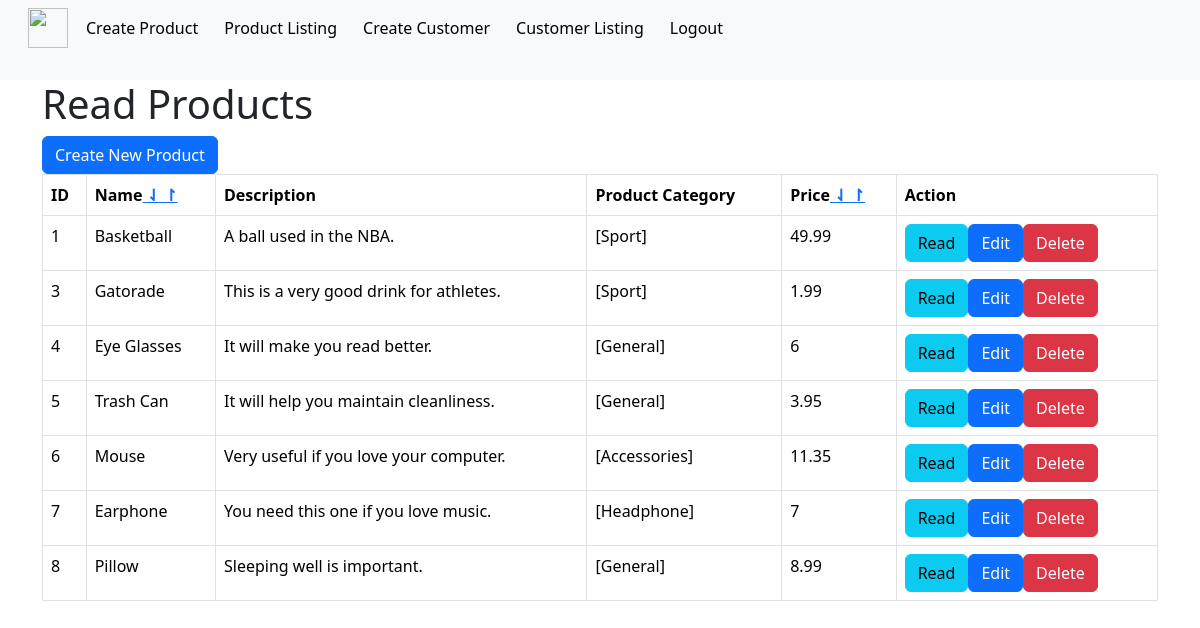
Page /product_listing.php (signed in) on the committed database.
### tables this page shows
CREATE TABLE IF NOT EXISTS `products` (
  `id` int NOT NULL AUTO_INCREMENT,
  `name` varchar(128) NOT NULL,
  `description` text NOT NULL,
  `product_cat` int NOT NULL,
  `price` double NOT NULL,
  `promotion_price` double NOT NULL,
  `manufacture_date` date NOT NULL,
  `expired_date` date NOT NULL,
  `created` datetime NOT NULL,
  `modified` timestamp NOT NULL DEFAULT CURRENT_TIMESTAMP ON UPDATE CURRENT_TIMESTAMP,
  PRIMARY KEY (`id`)
);

CREATE TABLE IF NOT EXISTS `product_cat` (
  `product_cat_id` int NOT NULL,
  `product_cat_name` varchar(128) NOT NULL,
  `product_cat_description` text NOT NULL,
  PRIMARY KEY (`product_cat_id`)
);

### product_listing.php (the view, shortened to what this page needs)
<!DOCTYPE HTML>
<?php
include 'menu.php';
?>
<html>
<head>
    <link href="https://cdn.jsdelivr.net/npm/bootstrap@5.3.3/dist/css/bootstrap.min.css" rel="stylesheet">
</head>
<body>
    <div class="container">
        <div class="page-header">
            <h1>Read Products</h1>
        </div>
        <?php
        $sort = isset($_GET['sort']) ? $_GET['sort'] : 'id';
        $ascdesc = isset($_GET['ascordesc']) ? $_GET['ascordesc'] : 'asc';
        include 'config/database.php';
        $query = "SELECT id, name, description, price, product_cat_name FROM products INNER JOIN product_cat ON products.product_cat = product_cat_id ORDER BY $sort $ascdesc";
        $stmt = $con->prepare($query);
        $stmt->execute();
        echo "<a href='product_create.php' class='btn btn-primary m-b-1em'>Create New Product</a>";
        $num = $stmt->rowCount();
        if ($num > 0) {
            echo "<table class='table table-hover table-responsive table-bordered'>";
            echo "<tr>";
            echo "<th>ID</th>";
            echo "<th>Name<a href='?ascordesc=asc&sort=name'> ⇃ </a><a href='?ascordesc=desc&sort=name'> ↾ </a></th>";
            echo "<th>Description</th>";
            echo "<th>Product Category</th>";
            echo "<th>Price<a href='?ascordesc=asc&sort=Price'> ⇃ </a><a href='?ascordesc=desc&sort=Price'> ↾ </a></th>";
            echo "<th>Action</th>";
            echo "</tr>";
            while ($row = $stmt->fetch(PDO::FETCH_ASSOC)) {
                extract($row);
                echo "<tr>";
                echo "<td>{$id}</td>";
                echo "<td>{$name}</td>";
                echo "<td>{$description}</td>";
                echo "<td>[$product_cat_name]</td>";
                echo "<td>{$price}</td>";
                echo "<td>";
                echo "<a href='product_details.php?id={$id}' class='btn btn-info m-r-1em'>Read</a>";
                echo "<a href='product_update.php?id={$id}' class='btn btn-primary m-r-1em'>Edit</a>";
                echo "<a href='#' onclick='delete_user({$id});'  class='btn btn-danger'>Delete</a>";
                echo "</td>";
                echo "</tr>";
            }
            echo "</table>";
        }
        else {
            echo "<div class='alert alert-danger'>No records found.</div>";
        }
        ?>
    </div>
</body>
</html>

### rows in the picture
products: id "1", name "Basketball", description "A ball used in the NBA.", product_cat.product_cat_name "Sport", price "49.99"
products: id "3", name "Gatorade", description "This is a very good drink for athletes.", product_cat.product_cat_name "Sport", price "1.99"
products: id "4", name "Eye Glasses", description "It will make you read better.", product_cat.product_cat_name "General", price "6"
products: id "5", name "Trash Can", description "It will help you maintain cleanliness.", product_cat.product_cat_name "General", price "3.95"
products: id "6", name "Mouse", description "Very useful if you love your computer.", product_cat.product_cat_name "Accessories", price "11.35"
products: id "7", name "Earphone", description "You need this one if you love music.", product_cat.product_cat_name "Headphone", price "7"
products: id "8", name "Pillow", description "Sleeping well is important.", product_cat.product_cat_name "General", price "8.99"
